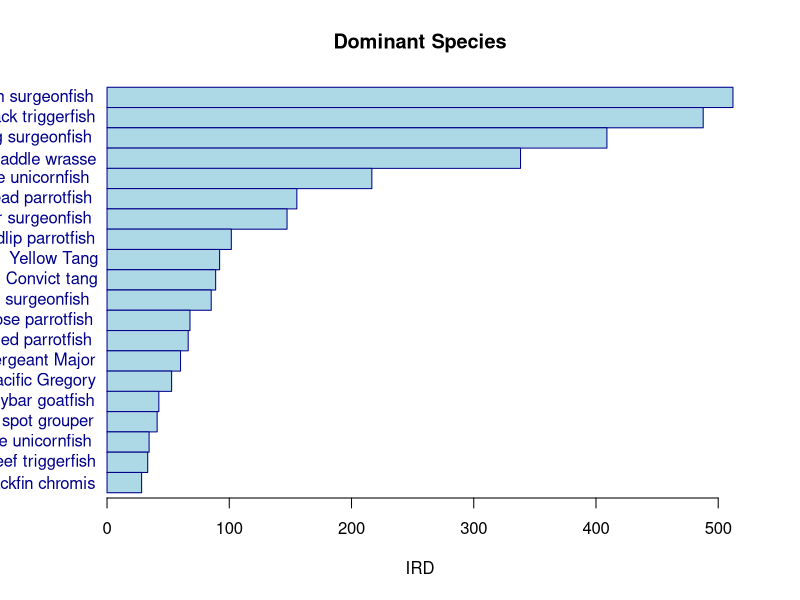
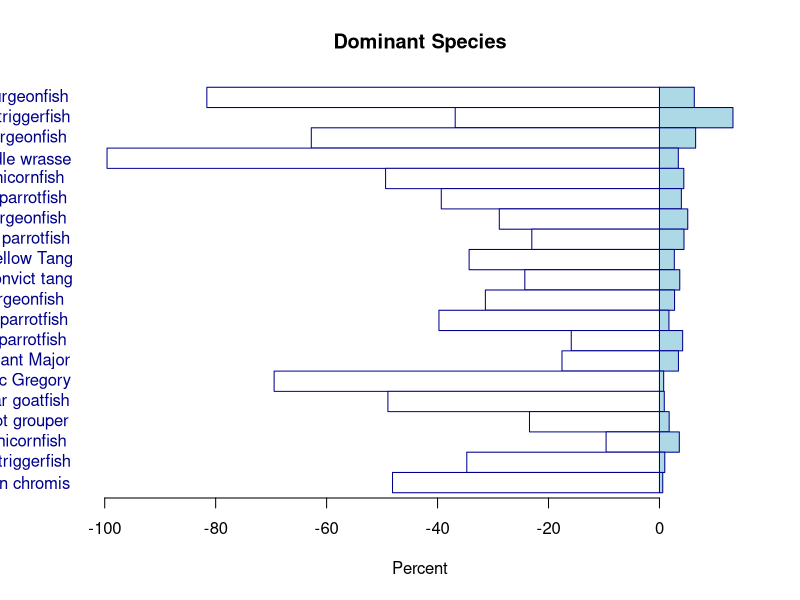

Recreate these plots in R, in order.
# Setting Up
library(tidyverse)


data.df <- read.csv("Examples/CoralReefFishAssemblages/Friedlanderetal2003_Table2.csv",stringsAsFactors = FALSE)


out.table <- data.df %>% select(Common.name,Frequency,Biomass, IRD)
write.csv(out.table,"Examples/CoralReefFishAssemblages/DisplayTable.csv",row.names = FALSE)

custom.barplot <- function(values,labels,xlab="Value"){
# values = vector with numeric values
# labels = vector with text strings
# xlab = x axis label
  
n.species <- length(values)  
y.ticks <- 1:n.species
plot(1:5,1:5,type="n",xlim=c(0,max(values)),ylim=c(n.species,1),bty="n",axes=FALSE,
      xlab = xlab,ylab="") 
axis(1)

rect(0,y.ticks-0.5,values,y.ticks+0.5,col="lightblue",border="darkblue")
if(!is.null(labels)){text(0,y.ticks,labels=labels,adj=1.1,xpd=NA,col="darkblue")}
  
}

# test the barplot
custom.barplot(data.df$IRD,labels=data.df$Common.name,xlab="IRD")
title(main="Dominant Species")
#custom.barplot(data.df$IRD,labels=NULL,xlab="IRD")
#custom.barplot(data.df$Frequency,labels=data.df$Common.name,xlab="Frequency")
#custom.barplot(data.df$Biomass,labels=data.df$Common.name,xlab="% of Biomass")

custom.tornadoplot <- function(values,labels,xlab="Value"){
  # values = data frame with 2 numeric values (plotted on same axis)
  # labels = vector with text strings
  # xlab = x axis label
  
  n.species <- dim(values)[1]  
  y.ticks <- 1:n.species
  plot(1:5,1:5,type="n",xlim=c(-max(values[,1]),max(values[,2])),ylim=c(n.species,1),bty="n",axes=FALSE,
       xlab = xlab,ylab="") 
  axis(1)

  print(par("usr"))
  rect(0,y.ticks-0.5,values[,2],y.ticks+0.5,col="lightblue",border="darkblue")
  rect(0,y.ticks-0.5,-values[,1],y.ticks+0.5,col="white",border="darkblue")
  if(!is.null(labels)){text(par("usr")[1],y.ticks,labels=labels,adj=1.1,xpd=NA,col="darkblue")}
  
}

# test the tornadoplot
custom.tornadoplot(data.df[,c("Frequency","Biomass")],labels=data.df$Common.name,xlab="Percent")
title(main="Dominant Species")













